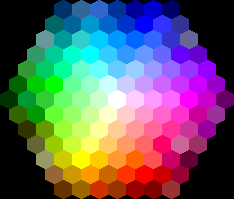
#> input picture img.png, 234 x 199 px, given in place of the camera
$ python opencv_color_detection_hsv.py
#> lines starting #> are read from the running program, lines starting #| are printed output that depends on the picture; after the words box and inside, x2 and y2 are one past the last pixel; in counts of white or black regions, pixels touching at a corner belong together
import numpy as np
import cv2


cap= cv2.VideoCapture(0)
cv2.namedWindow('Tracking')
def nothing(x):
    pass

cv2.createTrackbar('LH', 'Tracking', 0,255, nothing)
#> slider 'LH' is set to 51
cv2.createTrackbar('LS', 'Tracking', 0,255, nothing)
#> slider 'LS' is set to 51
cv2.createTrackbar('LV', 'Tracking', 0,255, nothing)
#> slider 'LV' is set to 51
cv2.createTrackbar('UH', 'Tracking', 255,255,nothing)
cv2.createTrackbar('US', 'Tracking', 255,255,nothing)
cv2.createTrackbar('UV', 'Tracking', 255,255,nothing)

while True:
    #img = cv2.imread('img_1.png')
    #img = cv2.resize(img, (256, 256))
    _, img = cap.read()
#> img is the input picture: shape (199, 234, 3); mean B, G, R 101.3, 92.7, 98.6
    hsv = cv2.cvtColor(img, cv2.COLOR_BGR2HSV)
#> hsv: shape (199, 234, 3); mean H, S, V 61.3, 144.6, 156

    l_h = cv2.getTrackbarPos('LH', 'Tracking')
    l_s = cv2.getTrackbarPos('LS', 'Tracking')
    l_v = cv2.getTrackbarPos('LV', 'Tracking')
    u_h = cv2.getTrackbarPos('UH', 'Tracking')
    u_s = cv2.getTrackbarPos('US', 'Tracking')
    u_v = cv2.getTrackbarPos('UV', 'Tracking')

    l_b = np.array([l_h, l_s, l_v])
    u_b = np.array([u_h, u_s, u_v])

    mask = cv2.inRange(hsv, l_b, u_b)
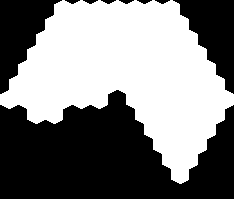
#> mask: shape (199, 234); 49.9% white; 1 white region, box (x1, y1, x2, y2) and area: (0, 0, 234, 184) 23220
    res = cv2.bitwise_and(img, img, mask = mask)
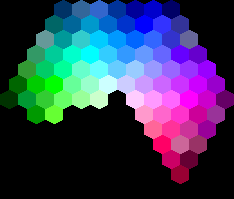
#> res: shape (199, 234, 3); mean B, G, R 87.5, 58.3, 51.5

    cv2.imshow('frame', img)
    cv2.imshow('mask', mask)
    cv2.imshow('res', res)

    key = cv2.waitKey(1) & 0xFF
#> (key Esc is pressed here)
    if key == 27:
        break
cap.release()
cv2.destroyAllWindows()
